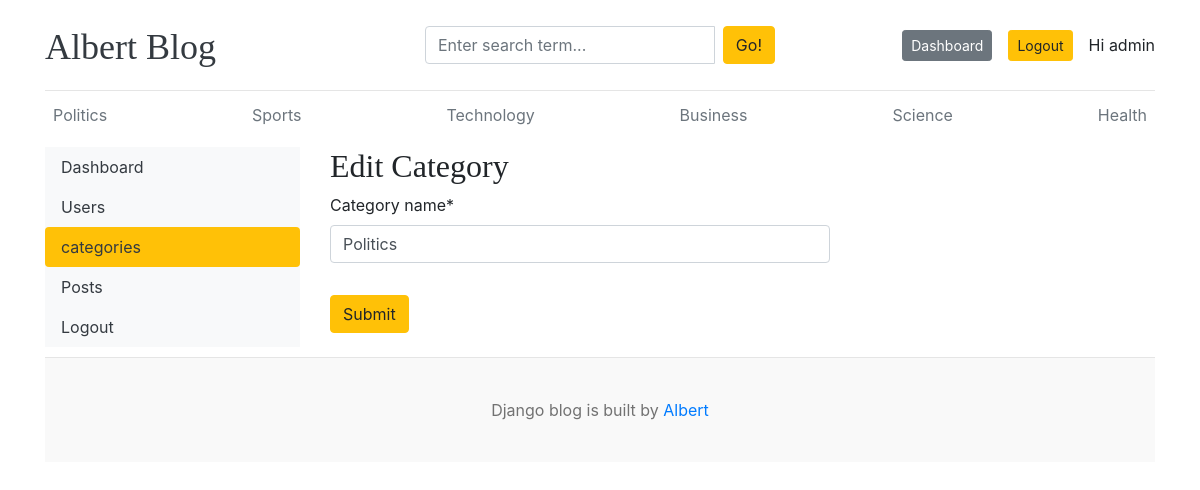
The app's page /dashboard/categories/edit/1/ (signed in) with its own data.
### blogs/models.py (models this page shows, shortened)
class Category(models.Model):
    category_name = models.CharField(max_length=50, unique=True)
    created_at = models.DateTimeField(auto_now_add=True)
    updated_at = models.DateTimeField(auto_now=True)
    class Meta:
        verbose_name_plural = 'categories'

### dashboards/views.py (the view)
# urls.py: path('categories/edit/<int:pk>/', views.edit_category, name='edit_category'),
@login_required
def edit_category(request, pk):
    category = get_object_or_404(Category, pk=pk)
    if request.method == 'POST':
        form = CategoryForm(request.POST, instance=category)
        if form.is_valid():
            form.save()
            messages.success(request, 'The category has been updated...')
            return redirect('categories')
    form = CategoryForm(instance=category)
    context = {'form': form, 'category': category}
    return render(request, 'dashboards/edit_category.html', context)

### dashboards/forms.py
class CategoryForm(forms.ModelForm):
    class Meta:
        model = Category
        fields = '__all__'

### blogs/context_processors.py (called while the page is built)
def get_categories(request):
    categories = Category.objects.all()
    return {'categories': categories}

def get_social_links(request):
    social_links = SocialLink.objects.all()
    return {'social_links': social_links}

### templates/dashboards/edit_category.html (shortened to what this page needs)
{% extends 'blogs/base.html' %}
{% block content %}
    {% load crispy_forms_tags %}
    <div class="row">
        {% include 'dashboards/sidebar.html' %}
        <div class="col-md-9">
            <h2>Edit Category</h2>
            <form action="{% url 'edit_category' category.id %}" method="POST" style="width:500px;">
                {{ form | crispy }}
                <button type="submit" class="mt-3 btn btn-warning">Submit</button>
            </form>
            <br>
        </div>
    </div>
{% endblock %}

### templates/blogs/base.html (shortened to what this page needs)
{% load static %}
<!DOCTYPE html>
<html lang="en">
<head>
    <link rel="stylesheet" href="https://cdn.jsdelivr.net/npm/bootstrap@4.6.2/dist/css/bootstrap.min.css">
    <link href="{% static 'css/blog.css' %}" rel="stylesheet">
    <link rel="stylesheet" href="https://cdnjs.cloudflare.com/ajax/libs/font-awesome/4.7.0/css/font-awesome.min.css">
  </head>
<body>
    <div class="container">
      <header class="blog-header py-3">
        <div class="row flex-nowrap justify-content-between align-items-center">
          <div class="col-4 pt-1">
            <a class="blog-header-logo text-dark" href="{% url 'home' %}">Albert Blog</a>
          </div>
          <div class="col-4">
            <form action="{% url 'search' %}" method="GET">
              <div class="input-group">
                <input class="form-control" type="text" name="query" value="{{ query }}" placeholder="Enter search term..." aria-label="Enter search term..." aria-describedby="button-search" />
                <button type="submit" class="ml-2 btn btn-warning" id="button-search" type="button">Go!</button>
            </div>
            </form>
          </div>
          <div class="col-4 d-flex justify-content-end align-items-center">
            {% if not user.is_authenticated %}
                <a class="btn btn-sm btn-warning" href="{% url 'login' %}">Login</a> &nbsp;
                <a class="btn btn-sm btn-secondary" href="{% url 'register' %}">Register</a>
            {% else %}
                <span><a href="{% url 'dashboard' %}" class="btn btn-sm btn-secondary">Dashboard</a></span>
                <span><a href="{% url 'logout' %}" class="btn btn-sm btn-warning">Logout</a></span>
                <span class="ml-3">Hi {{ user }}</span>
            {% endif %}
          </div>
        </div>
      </header>
      <div class="nav-scroller py-1 mb-2">
        <nav class="nav d-flex justify-content-between">
          {% for category in categories %}
            <a class="p-2 text-muted" href="{% url 'posts_by_category' category.id %}">{{ category.category_name }}</a>
          {% endfor %}
        </nav>
      </div>
    {% block content %}
    {% endblock %}
    <footer class="blog-footer">
        <p>Django blog is built by <a href="#">Albert</a></p>
    </footer>
    </body>
</html>

### blog/static/css/blog.css (style rules this page uses)
.blog-header { border-bottom: 1px solid #e5e5e5; }
.blog-header-logo { font-family: "Playfair Display", Georgia, "Times New Roman", serif; font-size: 2.25rem; }
h1, h2, h3, h4, h5, h6 { font-family: "Playfair Display", Georgia, "Times New Roman", serif; }
.blog-footer { padding: 2.5rem 0; color: #727272; text-align: center; background-color: #f9f9f9; border-top: .05rem solid #e5e5e5; }
.blog-footer p:last-child { margin-bottom: 0; }

### records on screen
Category: category_name "Politics"
Category: category_name "Sports"
Category: category_name "Technology"
Category: category_name "Business"
Category: category_name "Science"
Category: category_name "Health"

### other values on screen
{{ user }} "admin"
